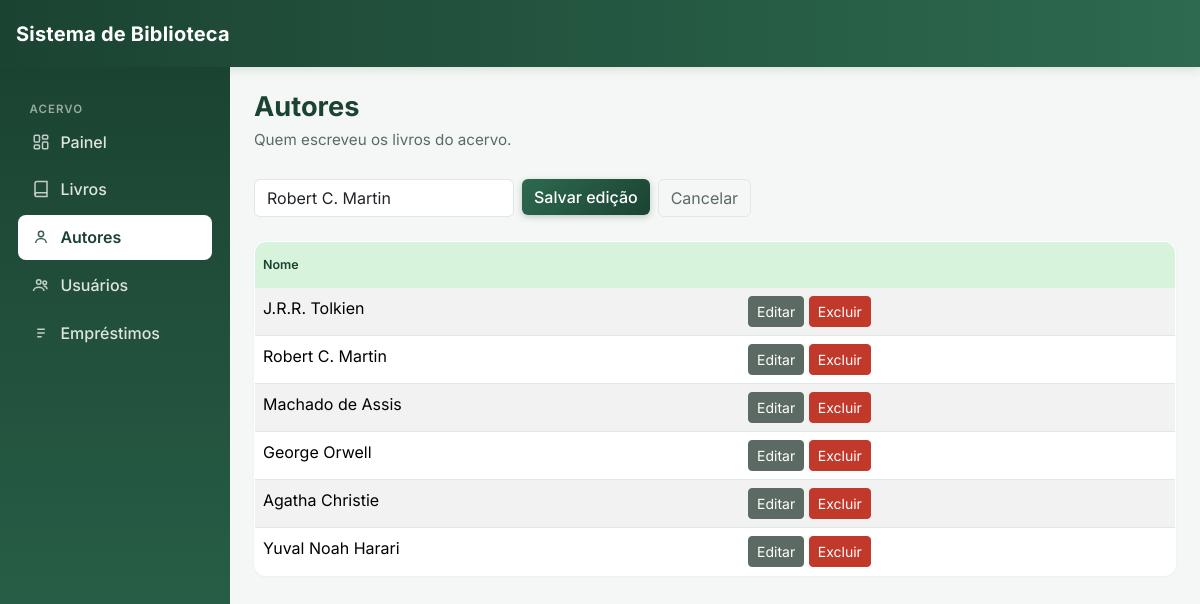
Screenshot of /pages/autores.php?editar=2 with the database file from the repository.
### tables this page shows
CREATE TABLE autores (
    id INT AUTO_INCREMENT PRIMARY KEY,
    nome VARCHAR(120) NOT NULL
);

### includes/funcoes.php (called while the page is built, shortened)
<?php
function listarDados($conexao, $tabela) {
    return mysqli_query($conexao, "SELECT * FROM $tabela");
}
function buscarPorId($conexao, $tabela, $id) {
    $stmt = mysqli_prepare($conexao, "SELECT * FROM $tabela WHERE id = ?");
    mysqli_stmt_bind_param($stmt, "i", $id);
    mysqli_stmt_execute($stmt);
    return mysqli_fetch_assoc(mysqli_stmt_get_result($stmt));
}

### pages/autores.php (the view, shortened to what this page needs)
<?php
require_once __DIR__ . '/../includes/conexao.php';
require_once __DIR__ . '/../includes/funcoes.php';
$autorEditando = null;
if (isset($_GET['editar'])) {
    $autorEditando = buscarPorId($conexao, 'autores', (int)$_GET['editar']);
}
$autores = listarDados($conexao, 'autores');
require_once __DIR__ . '/../includes/header.php';
require_once __DIR__ . '/../includes/sidebar.php';
?>
<div class="container-fluid p-4">
  <h1>Autores</h1>
  <p class="subtitulo">Quem escreveu os livros do acervo.</p>
  <form method="POST" class="row g-2 mb-4">
    <div class="col-auto">
      <input type="text" name="nome" class="form-control" placeholder="Nome do autor"
             value="<?= htmlspecialchars($autorEditando['nome'] ?? '') ?>" required>
    </div>
    <div class="col-auto">
      <button class="btn btn-primary"><?= $autorEditando ? 'Salvar edição' : 'Adicionar' ?></button>
    </div>
    <?php if ($autorEditando): ?>
      <div class="col-auto">
        <a href="autores.php" class="btn btn-outline-secondary">Cancelar</a>
      </div>
    <?php endif; ?>
  </form>
  <?php if (mysqli_num_rows($autores) === 0): ?>
    <p class="text-muted">Nenhum autor cadastrado ainda.</p>
  <?php else: ?>
  <table class="table table-striped">
    <thead><tr><th>Nome</th><th></th></tr></thead>
    <tbody>
      <?php while ($autor = mysqli_fetch_assoc($autores)): ?>
      <tr>
        <td><?= htmlspecialchars($autor['nome']) ?></td>
        <td>
          <a href="?editar=<?= $autor['id'] ?>" class="btn btn-sm btn-secondary">Editar</a>
          <a href="?excluir=<?= $autor['id'] ?>" class="btn btn-sm btn-danger"
             onclick="return confirm('Excluir este autor? Essa ação não pode ser desfeita.')">Excluir</a>
        </td>
      </tr>
      <?php endwhile; ?>
    </tbody>
  </table>
  <?php endif; ?>
</div>
<?php require_once __DIR__ . '/../includes/footer.php'; ?>

### assets/css/estilo.css (style rules this page uses)
:root { --primary: #1B4332; --primary-mid: #2D6A4F; --primary-light: #40916C; --accent-soft: #D8F3DC; --bg: #F4F7F5; --border: #E1E8E4; --text: #1B1F1D; --text-muted: #5B6B63; --danger: #C0392B; --danger-soft: #FBEAE8; --success: #2D6A4F; }
body { background: var(--bg); color: var(--text); font-family: 'Inter', system-ui, sans-serif; }
h1 { font-size: 1.7rem; font-weight: 700; margin-bottom: 0.3rem; color: var(--primary); }
.subtitulo { color: var(--text-muted); margin-bottom: 1.75rem; font-size: 0.95rem; }
.btn-primary { background: linear-gradient(135deg, var(--primary-mid), var(--primary)); border: none; font-weight: 500; box-shadow: 0 2px 6px rgba(27, 67, 50, 0.25); }
.btn-danger { background-color: var(--danger); border-color: var(--danger); }
.btn-secondary { background-color: var(--text-muted); border-color: var(--text-muted); }
.btn-outline-secondary { color: var(--text-muted); border-color: var(--border); }
.form-control, .form-select { border-color: var(--border); }
.table { background: #fff; border: 1px solid var(--border); border-radius: 12px; overflow: hidden; box-shadow: 0 1px 3px rgba(27, 67, 50, 0.05); }
.table thead th { font-size: 0.78rem; font-weight: 600; color: var(--primary); background: var(--accent-soft); border-bottom: none !important; padding-top: 0.85rem; padding-bottom: 0.85rem; }

### rows the page displays
autores: nome "Robert C. Martin"
autores: nome "J.R.R. Tolkien"
autores: nome "Machado de Assis"
autores: nome "George Orwell"
autores: nome "Agatha Christie"
autores: nome "Yuval Noah Harari"
